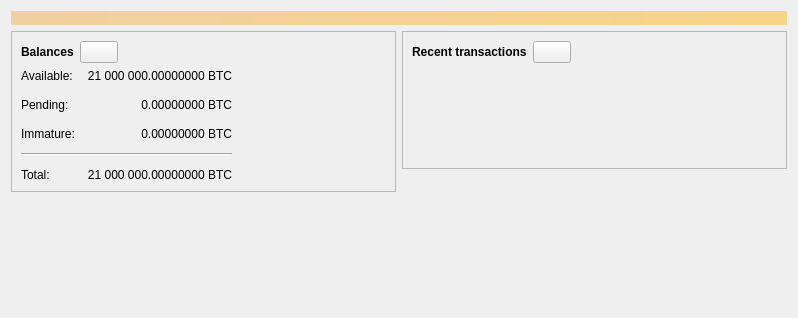
<?xml version="1.0" encoding="UTF-8"?>
<ui version="4.0">
 <class>OverviewPage</class>
 <widget class="QWidget" name="OverviewPage">
  <property name="geometry">
   <rect>
    <x>0</x>
    <y>0</y>
    <width>798</width>
    <height>318</height>
   </rect>
  </property>
  <property name="windowTitle">
   <string>Form</string>
  </property>
  <layout class="QVBoxLayout" name="topLayout">
   <item>
    <widget class="QLabel" name="labelAlerts">
     <property name="visible">
      <bool>false</bool>
     </property>
     <property name="styleSheet">
      <string notr="true">QLabel { background-color: qlineargradient(x1: 0, y1: 0, x2: 1, y2: 0, stop:0 #F0D0A0, stop:1 #F8D488); color:#000000; }</string>
     </property>
     <property name="wordWrap">
      <bool>true</bool>
     </property>
     <property name="margin">
      <number>3</number>
     </property>
     <property name="textInteractionFlags">
      <set>Qt::TextSelectableByMouse</set>
     </property>
    </widget>
   </item>
   <item>
    <layout class="QHBoxLayout" name="horizontalLayout" stretch="1,1">
     <item>
      <layout class="QVBoxLayout" name="verticalLayout_2">
       <item>
        <widget class="QFrame" name="frame">
         <property name="frameShape">
          <enum>QFrame::StyledPanel</enum>
         </property>
         <property name="frameShadow">
          <enum>QFrame::Raised</enum>
         </property>
         <layout class="QVBoxLayout" name="verticalLayout_4">
          <item>
           <layout class="QHBoxLayout" name="horizontalLayout_4">
            <item>
             <widget class="QLabel" name="label_5">
              <property name="font">
               <font>
                <weight>75</weight>
                <bold>true</bold>
               </font>
              </property>
              <property name="text">
               <string>Balances</string>
              </property>
             </widget>
            </item>
            <item>
             <widget class="QPushButton" name="labelWalletStatus">
              <property name="enabled">
               <bool>true</bool>
              </property>
              <property name="maximumSize">
               <size>
                <width>38</width>
                <height>16777215</height>
               </size>
              </property>
              <property name="toolTip">
               <string>The displayed information may be out of date. Your wallet automatically synchronizes with the Lattica network after a connection is established, but this process has not completed yet.</string>
              </property>
              <property name="text">
               <string/>
              </property>
              <property name="icon">
               <iconset resource="../lattica.qrc">
                <normaloff>:/icons/warning</normaloff>
                <disabledoff>:/icons/warning</disabledoff>:/icons/warning</iconset>
              </property>
              <property name="iconSize">
               <size>
                <width>24</width>
                <height>24</height>
               </size>
              </property>
             </widget>
            </item>
            <item>
             <spacer name="horizontalSpacer_3">
              <property name="orientation">
               <enum>Qt::Horizontal</enum>
              </property>
              <property name="sizeHint" stdset="0">
               <size>
                <width>40</width>
                <height>20</height>
               </size>
              </property>
             </spacer>
            </item>
           </layout>
          </item>
          <item>
           <layout class="QGridLayout" name="gridLayout">
            <property name="spacing">
             <number>12</number>
            </property>
            <item row="1" column="1">
             <widget class="QLabel" name="labelUnconfirmed">
              <property name="cursor">
               <cursorShape>IBeamCursor</cursorShape>
              </property>
              <property name="toolTip">
               <string>Total of transactions that have yet to be confirmed, and do not yet count toward the spendable balance</string>
              </property>
              <property name="text">
               <string notr="true">0.00000000 BTC</string>
              </property>
              <property name="alignment">
               <set>Qt::AlignRight|Qt::AlignTrailing|Qt::AlignVCenter</set>
              </property>
              <property name="textInteractionFlags">
               <set>Qt::LinksAccessibleByMouse|Qt::TextSelectableByKeyboard|Qt::TextSelectableByMouse</set>
              </property>
             </widget>
            </item>
            <item row="3" column="0" colspan="2">
             <widget class="Line" name="line">
              <property name="orientation">
               <enum>Qt::Horizontal</enum>
              </property>
             </widget>
            </item>
            <item row="4" column="0">
             <widget class="QLabel" name="labelTotalText">
              <property name="text">
               <string>Total:</string>
              </property>
             </widget>
            </item>
            <item row="2" column="1">
             <widget class="QLabel" name="labelImmature">
              <property name="cursor">
               <cursorShape>IBeamCursor</cursorShape>
              </property>
              <property name="toolTip">
               <string>Mined balance that has not yet matured</string>
              </property>
              <property name="text">
               <string notr="true">0.00000000 BTC</string>
              </property>
              <property name="alignment">
               <set>Qt::AlignRight|Qt::AlignTrailing|Qt::AlignVCenter</set>
              </property>
              <property name="textInteractionFlags">
               <set>Qt::LinksAccessibleByMouse|Qt::TextSelectableByKeyboard|Qt::TextSelectableByMouse</set>
              </property>
             </widget>
            </item>
            <item row="1" column="2">
             <spacer name="horizontalSpacer_2">
              <property name="orientation">
               <enum>Qt::Horizontal</enum>
              </property>
              <property name="sizeHint" stdset="0">
               <size>
                <width>40</width>
                <height>20</height>
               </size>
              </property>
             </spacer>
            </item>
            <item row="2" column="0">
             <widget class="QLabel" name="labelImmatureText">
              <property name="text">
               <string>Immature:</string>
              </property>
             </widget>
            </item>
            <item row="4" column="1">
             <widget class="QLabel" name="labelTotal">
              <property name="cursor">
               <cursorShape>IBeamCursor</cursorShape>
              </property>
              <property name="toolTip">
               <string>Your current total balance</string>
              </property>
              <property name="text">
               <string notr="true">21 000 000.00000000 BTC</string>
              </property>
              <property name="alignment">
               <set>Qt::AlignRight|Qt::AlignTrailing|Qt::AlignVCenter</set>
              </property>
              <property name="textInteractionFlags">
               <set>Qt::LinksAccessibleByMouse|Qt::TextSelectableByKeyboard|Qt::TextSelectableByMouse</set>
              </property>
             </widget>
            </item>
            <item row="0" column="0">
             <widget class="QLabel" name="labelBalanceText">
              <property name="text">
               <string>Available:</string>
              </property>
             </widget>
            </item>
            <item row="0" column="1">
             <widget class="QLabel" name="labelBalance">
              <property name="cursor">
               <cursorShape>IBeamCursor</cursorShape>
              </property>
              <property name="toolTip">
               <string>Your current spendable balance</string>
              </property>
              <property name="text">
               <string notr="true">21 000 000.00000000 BTC</string>
              </property>
              <property name="alignment">
               <set>Qt::AlignRight|Qt::AlignTrailing|Qt::AlignVCenter</set>
              </property>
              <property name="textInteractionFlags">
               <set>Qt::LinksAccessibleByMouse|Qt::TextSelectableByKeyboard|Qt::TextSelectableByMouse</set>
              </property>
             </widget>
            </item>
            <item row="1" column="0">
             <widget class="QLabel" name="labelPendingText">
              <property name="text">
               <string>Pending:</string>
              </property>
             </widget>
            </item>
           </layout>
          </item>
         </layout>
        </widget>
       </item>
       <item>
        <spacer name="verticalSpacer">
         <property name="orientation">
          <enum>Qt::Vertical</enum>
         </property>
         <property name="sizeHint" stdset="0">
          <size>
           <width>20</width>
           <height>40</height>
          </size>
         </property>
        </spacer>
       </item>
      </layout>
     </item>
     <item>
      <layout class="QVBoxLayout" name="verticalLayout_3">
       <item>
        <widget class="QFrame" name="frame_2">
         <property name="frameShape">
          <enum>QFrame::StyledPanel</enum>
         </property>
         <property name="frameShadow">
          <enum>QFrame::Raised</enum>
         </property>
         <layout class="QVBoxLayout" name="verticalLayout">
          <item>
           <layout class="QHBoxLayout" name="horizontalLayout_2">
            <item>
             <widget class="QLabel" name="label_4">
              <property name="font">
               <font>
                <weight>75</weight>
                <bold>true</bold>
               </font>
              </property>
              <property name="text">
               <string>Recent transactions</string>
              </property>
             </widget>
            </item>
            <item>
             <widget class="QPushButton" name="labelTransactionsStatus">
              <property name="enabled">
               <bool>true</bool>
              </property>
              <property name="maximumSize">
               <size>
                <width>38</width>
                <height>16777215</height>
               </size>
              </property>
              <property name="toolTip">
               <string>The displayed information may be out of date. Your wallet automatically synchronizes with the Lattica network after a connection is established, but this process has not completed yet.</string>
              </property>
              <property name="text">
               <string/>
              </property>
              <property name="icon">
               <iconset resource="../lattica.qrc">
                <normaloff>:/icons/warning</normaloff>
                <disabledoff>:/icons/warning</disabledoff>:/icons/warning</iconset>
              </property>
              <property name="iconSize">
               <size>
                <width>24</width>
                <height>24</height>
               </size>
              </property>
             </widget>
            </item>
            <item>
             <spacer name="horizontalSpacer">
              <property name="orientation">
               <enum>Qt::Horizontal</enum>
              </property>
              <property name="sizeHint" stdset="0">
               <size>
                <width>40</width>
                <height>20</height>
               </size>
              </property>
             </spacer>
            </item>
           </layout>
          </item>
          <item>
           <widget class="TransactionOverviewWidget" name="listTransactions">
            <property name="styleSheet">
             <string notr="true">QListView { background: transparent; }</string>
            </property>
            <property name="frameShape">
             <enum>QFrame::NoFrame</enum>
            </property>
            <property name="verticalScrollBarPolicy">
             <enum>Qt::ScrollBarAlwaysOff</enum>
            </property>
            <property name="horizontalScrollBarPolicy">
             <enum>Qt::ScrollBarAlwaysOff</enum>
            </property>
            <property name="sizeAdjustPolicy">
             <enum>QAbstractScrollArea::AdjustToContents</enum>
            </property>
            <property name="selectionMode">
             <enum>QAbstractItemView::NoSelection</enum>
            </property>
            <property name="uniformItemSizes">
             <bool>true</bool>
            </property>
           </widget>
          </item>
         </layout>
        </widget>
       </item>
       <item>
        <spacer name="verticalSpacer_2">
         <property name="orientation">
          <enum>Qt::Vertical</enum>
         </property>
         <property name="sizeHint" stdset="0">
          <size>
           <width>20</width>
           <height>40</height>
          </size>
         </property>
        </spacer>
       </item>
      </layout>
     </item>
    </layout>
   </item>
  </layout>
 </widget>
 <customwidgets>
  <customwidget>
   <class>TransactionOverviewWidget</class>
   <extends>QListView</extends>
   <header>qt/transactionoverviewwidget.h</header>
  </customwidget>
 </customwidgets>
 <resources/>
 <connections/>
</ui>
